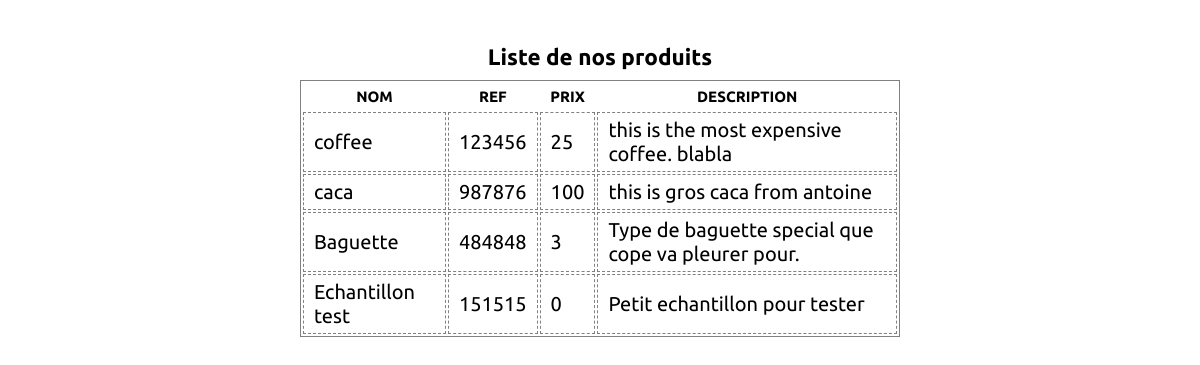
The page /minisite/index.php on the database its author committed.
### tables this page shows
CREATE TABLE `products` (
  `pr_id` int(11) NOT NULL,
  `pr_name` varchar(100) NOT NULL,
  `pr_ref` varchar(50) NOT NULL,
  `pr_price` decimal(10,0) NOT NULL,
  `pr_description` text NOT NULL
);

### minisite/index.php (the view, shortened to what this page needs)
<?php
require_once('./inc/init_session.inc.php');
?>
<!DOCTYPE html>
<html lang="fr">
	<head>
		<link rel="stylesheet" href="css/style.css">
	</head>
	<body>
		<br />
		<br />
		<h2>Liste de nos produits</h2>
		<table>
			<tr>
				<th>Nom</th>
				<th>Ref</th>
				<th>Prix</th>
				<th>Description</th>
			</tr>
			<?php
				$sql = "SELECT * FROM products";
				$req = mysqli_query($connexion, $sql) or die(mysqli_error($connexion));
				while ($datas = mysqli_fetch_assoc($req)) {
					echo "<tr>";
					echo "<td>".$datas['pr_name']."</td>";
					echo "<td>".$datas['pr_ref']."</td>";
					echo "<td>".$datas['pr_price']."</td>";
					echo "<td>".$datas['pr_description']."</td>";
				echo "</tr>";
				}
			?>
		</table>
	</body>
</html>

### minisite/css/style.css (style rules this page uses)
* { margin: 0; padding: 0; }
html { font-size: 62.5%; }
body { width: 100%; font-family: 'Ubuntu', sans-serif; font-size: 1.5rem; }
h2 { width:100%; margin:1rem 0; text-align: center; }
table { width:50%; margin:auto; border: 1px solid gray; }
td { border: 1px dashed gray; font-size: 2rem; padding: .5rem 1rem; }
th { padding: .5rem 1rem; text-transform: uppercase; font-size: 1.5rem; }

### rows shown on the page
products: pr_name "coffee", pr_ref "123456", pr_price "25", pr_description "this is the most expensive coffee. blabla"
products: pr_name "caca", pr_ref "987876", pr_price "100", pr_description "this is gros caca from antoine"
products: pr_name "Baguette", pr_ref "484848", pr_price "3", pr_description "Type de baguette special que cope va pleurer pour."
products: pr_name "Echantillon test", pr_ref "151515", pr_price "0", pr_description "Petit echantillon pour tester"
